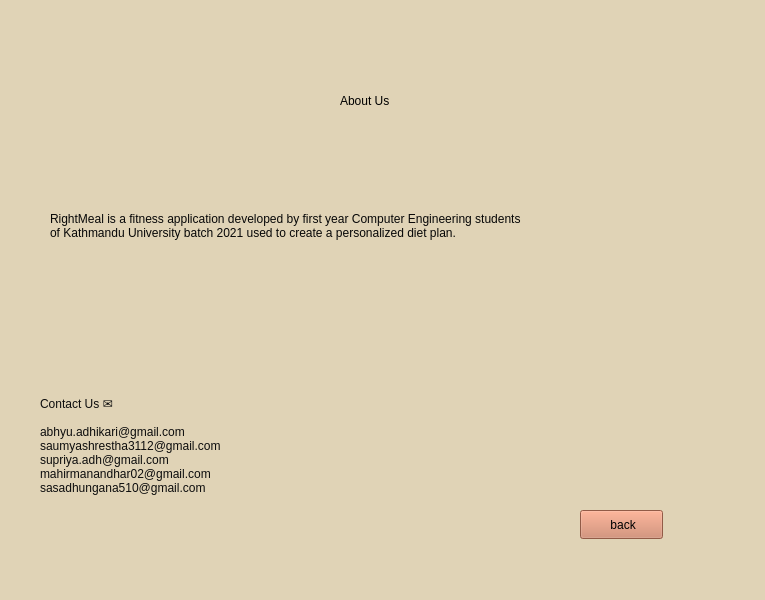
<?xml version="1.0" encoding="UTF-8"?>
<ui version="4.0">
 <class>MainWindow</class>
 <widget class="QMainWindow" name="MainWindow">
  <property name="geometry">
   <rect>
    <x>0</x>
    <y>0</y>
    <width>765</width>
    <height>600</height>
   </rect>
  </property>
  <property name="windowTitle">
   <string>MainWindow</string>
  </property>
  <property name="styleSheet">
   <string notr="true">background-color : #e0d3b6;</string>
  </property>
  <widget class="QWidget" name="centralwidget">
   <widget class="QLabel" name="label">
    <property name="geometry">
     <rect>
      <x>340</x>
      <y>60</y>
      <width>101</width>
      <height>81</height>
     </rect>
    </property>
    <property name="styleSheet">
     <string notr="true">font: 9pt &quot;Segoe UI&quot;;
font: 18pt &quot;  #c9563c &quot;;
color: rgb(0, 0, 0);</string>
    </property>
    <property name="text">
     <string>About Us</string>
    </property>
   </widget>
   <widget class="QLabel" name="label_2">
    <property name="geometry">
     <rect>
      <x>50</x>
      <y>150</y>
      <width>701</width>
      <height>151</height>
     </rect>
    </property>
    <property name="styleSheet">
     <string notr="true">color: rgb(7, 7, 7);
font: 9pt &quot;Segoe UI&quot;;
font: 12pt &quot;font:  #c9563c&quot;;</string>
    </property>
    <property name="text">
     <string>RightMeal is a fitness application developed by first year Computer Engineering students
of Kathmandu University batch 2021 used to create a personalized diet plan.</string>
    </property>
   </widget>
   <widget class="QLabel" name="label_3">
    <property name="geometry">
     <rect>
      <x>40</x>
      <y>350</y>
      <width>371</width>
      <height>191</height>
     </rect>
    </property>
    <property name="styleSheet">
     <string notr="true">color: rgb(13, 13, 13);
font: 12pt &quot; #c9563c&quot;;</string>
    </property>
    <property name="text">
     <string>Contact Us ✉

abhyu.adhikari@gmail.com
saumyashrestha3112@gmail.com
supriya.adh@gmail.com
mahirmanandhar02@gmail.com
sasadhungana510@gmail.com</string>
    </property>
   </widget>
   <widget class="QPushButton" name="pushButton">
    <property name="geometry">
     <rect>
      <x>580</x>
      <y>510</y>
      <width>83</width>
      <height>29</height>
     </rect>
    </property>
    <property name="styleSheet">
     <string notr="true">background-color: #cc7f63;</string>
    </property>
    <property name="text">
     <string> back</string>
    </property>
   </widget>
  </widget>
  <widget class="QMenuBar" name="menubar">
   <property name="geometry">
    <rect>
     <x>0</x>
     <y>0</y>
     <width>765</width>
     <height>25</height>
    </rect>
   </property>
  </widget>
  <widget class="QStatusBar" name="statusbar"/>
 </widget>
 <resources/>
 <connections/>
</ui>
